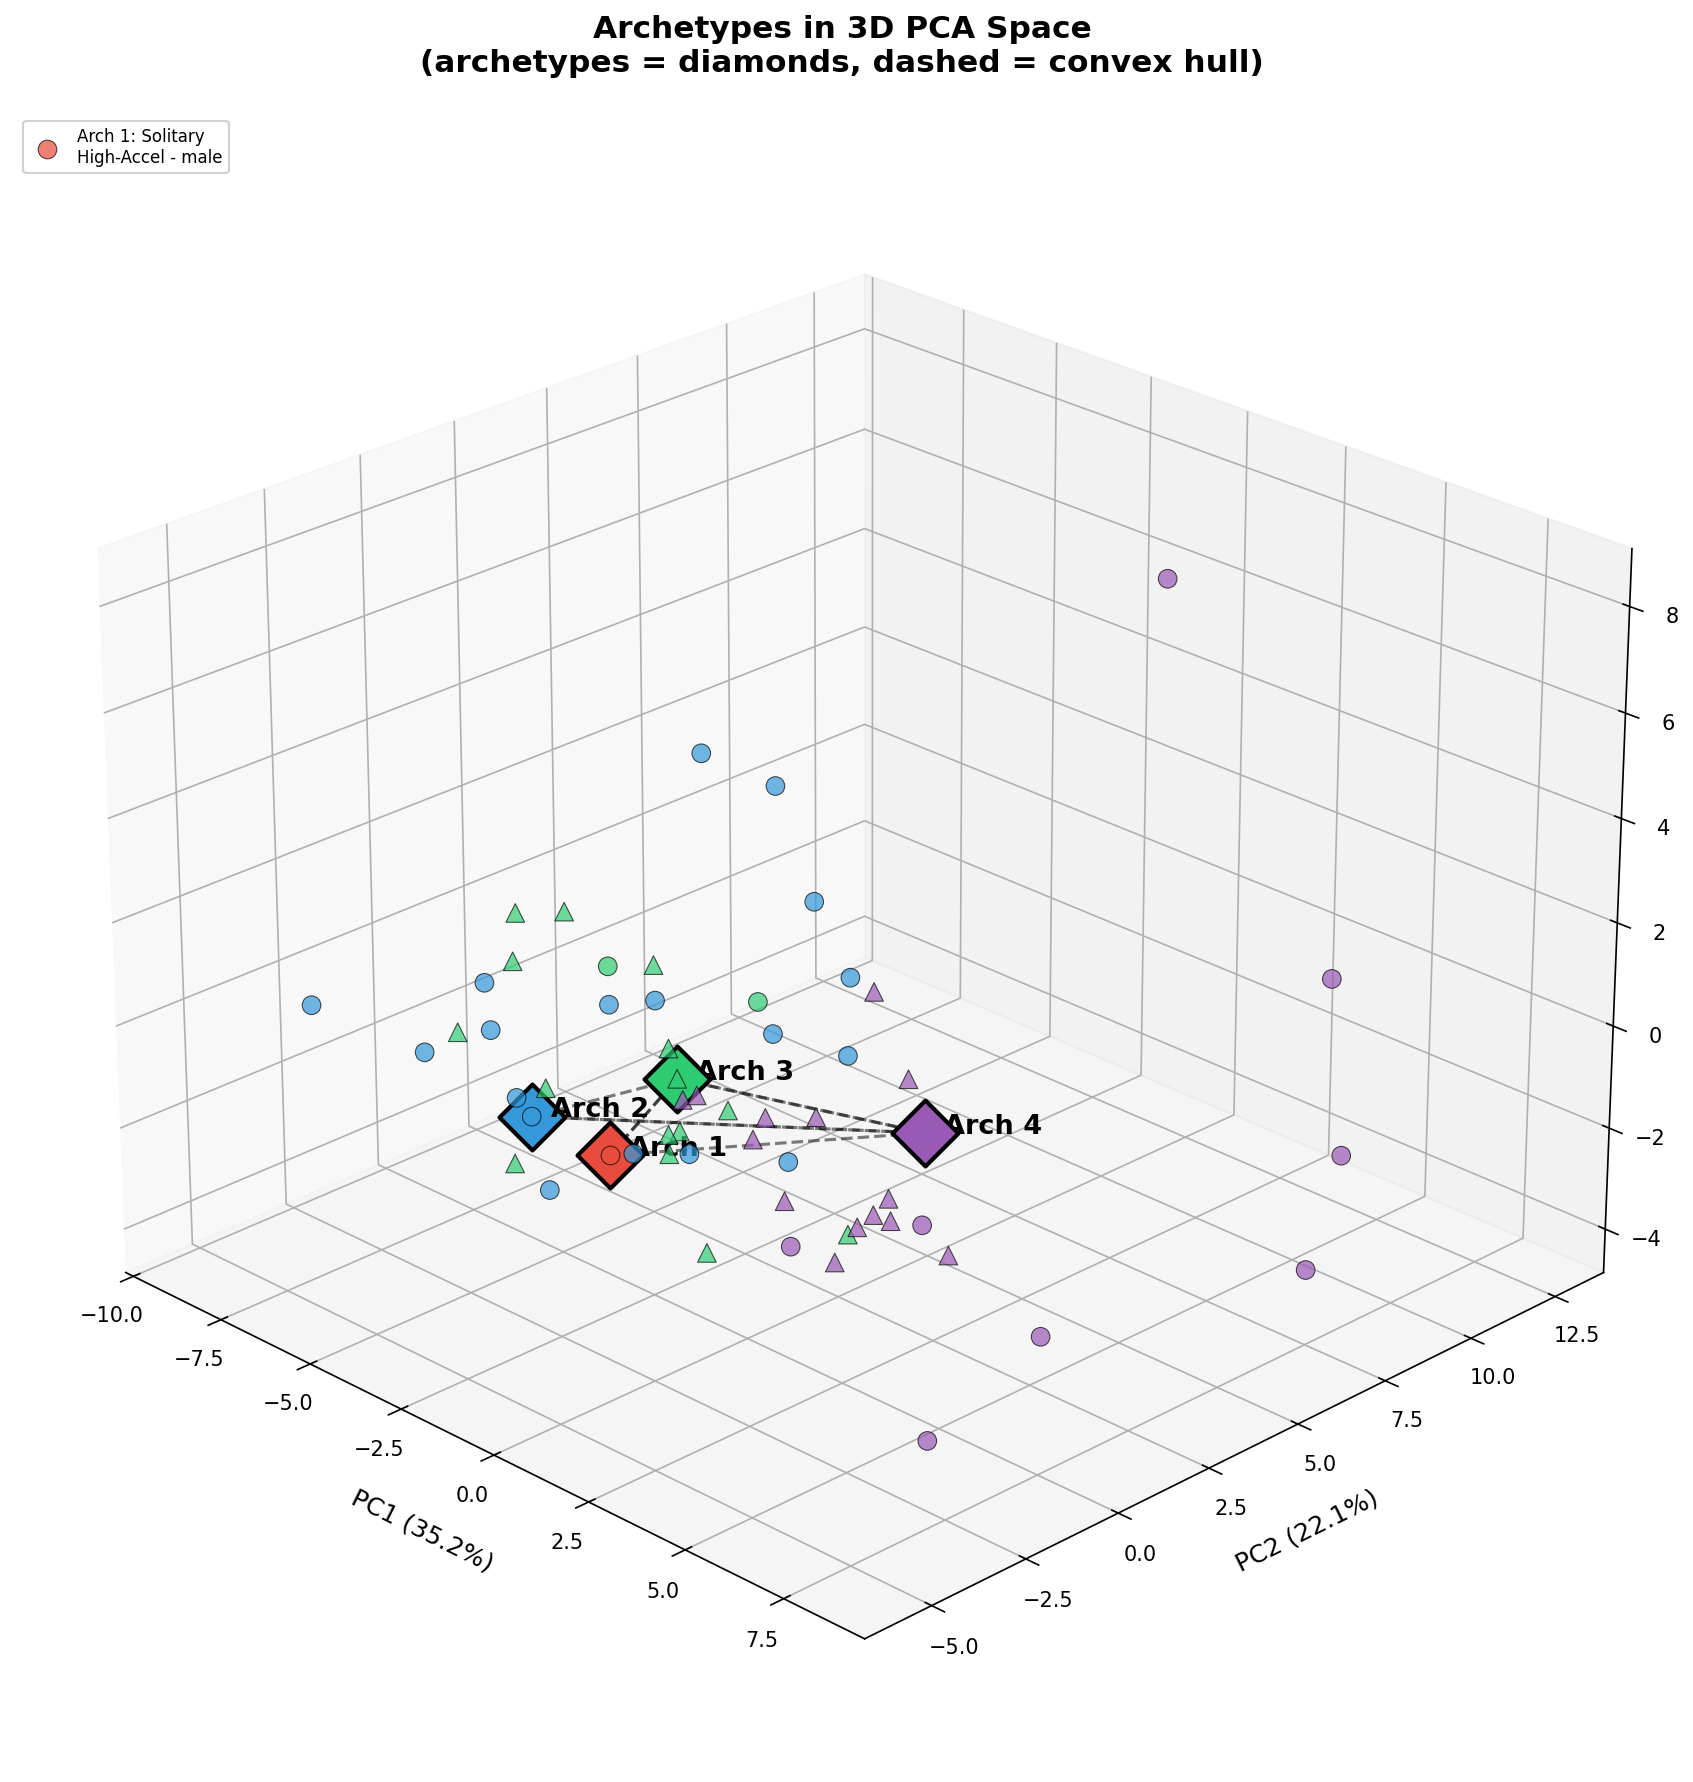

Write Python code to recreate this figure.
import pandas as pd
import numpy as np
import matplotlib
matplotlib.use('Agg')
import matplotlib.pyplot as plt
from sklearn.preprocessing import StandardScaler
from sklearn.decomposition import PCA
from scipy.optimize import minimize
from mpl_toolkits.mplot3d import Axes3D
import warnings
warnings.filterwarnings('ignore')

def _solve_convex_coeff(A, b):
    n = A.shape[1]
    x0 = np.ones(n) / n
    def loss(x):
        return np.sum((A @ x - b) ** 2)
    constraints = [{'type': 'eq', 'fun': lambda x: np.sum(x) - 1}]
    bounds = [(0, 1)] * n
    res = minimize(loss, x0, method='SLSQP', bounds=bounds,
                   constraints=constraints, options={'maxiter': 500, 'ftol': 1e-12})
    return res.x

def archetypal_analysis(X, k, max_iter=200, tol=1e-6):
    np.random.seed(42)
    n, m = X.shape
    idx = np.random.choice(n, k, replace=False)
    Z = X[idx].copy()
    for iteration in range(max_iter):
        Z_old = Z.copy()
        S = np.zeros((n, k))
        for i in range(n):
            S[i] = _solve_convex_coeff(Z.T, X[i])
        C = np.zeros((k, n))
        for j in range(k):
            C[j] = _solve_convex_coeff(X.T, Z[j])
        Z = C @ X
        diff = np.linalg.norm(Z - Z_old) / max(1e-8, np.linalg.norm(Z_old))
        if diff < tol:
            break
    return Z, S

df = pd.read_csv('Data_behaviour_per_day.csv')
feature_cols = df.columns[7:]
X = df[feature_cols].values

scaler = StandardScaler()
X_scaled = scaler.fit_transform(X)

k = 4
Z_scaled, S = archetypal_analysis(X_scaled, k)

pca = PCA(n_components=3)
X_pca3 = pca.fit_transform(X_scaled)
Z_pca3 = pca.transform(Z_scaled)

var = pca.explained_variance_ratio_ * 100

dominant = np.argmax(S, axis=1)
arch_colors = ['#e74c3c', '#3498db', '#2ecc71', '#9b59b6']
arch_labels = ['Arch 1: Solitary\nHigh-Accel', 'Arch 2: Hiding/\nInactive',
               'Arch 3: Social\nExplorer', 'Arch 4: Social\nContact']

fig = plt.figure(figsize=(14, 12))
ax = fig.add_subplot(111, projection='3d')

for i in range(k):
    mask = dominant == i
    for sex, marker, label in [('male', 'o', 'male'), ('female', '^', 'female')]:
        m = mask & (df['sex'] == sex)
        if m.sum() == 0:
            continue
        ax.scatter(X_pca3[m, 0], X_pca3[m, 1], X_pca3[m, 2],
                   c=[arch_colors[i]], marker=marker, s=80, alpha=0.7,
                   edgecolors='black', linewidth=0.5, label=f'{arch_labels[i]} - {label}' if i == 0 else '')

# Plot archetypes as large labeled spheres
for i in range(k):
    ax.scatter(Z_pca3[i, 0], Z_pca3[i, 1], Z_pca3[i, 2],
               c=[arch_colors[i]], marker='D', s=500, edgecolors='black', linewidth=2, zorder=10)
    ax.text(Z_pca3[i, 0], Z_pca3[i, 1], Z_pca3[i, 2],
            f'  Arch {i+1}', fontsize=13, fontweight='bold', color='black')

# Draw convex hull edges between archetypes
from scipy.spatial import ConvexHull
hull = ConvexHull(Z_pca3)
for simplex in hull.simplices:
    pts = Z_pca3[simplex]
    ax.plot(pts[:, 0], pts[:, 1], pts[:, 2], 'k--', linewidth=1.5, alpha=0.5)

ax.set_xlabel(f'PC1 ({var[0]:.1f}%)', fontsize=12, labelpad=10)
ax.set_ylabel(f'PC2 ({var[1]:.1f}%)', fontsize=12, labelpad=10)
ax.set_zlabel(f'PC3 ({var[2]:.1f}%)', fontsize=12, labelpad=10)
ax.set_title('Archetypes in 3D PCA Space\n(archetypes = diamonds, dashed = convex hull)',
             fontsize=15, fontweight='bold', pad=20)
ax.legend(loc='upper left', fontsize=8, framealpha=0.9)
ax.view_init(elev=25, azim=-45)
plt.tight_layout()
plt.savefig('archetypes_3d.png', dpi=150, bbox_inches='tight')
plt.close()

# Second view: different angle
fig = plt.figure(figsize=(14, 12))
ax = fig.add_subplot(111, projection='3d')

for i in range(k):
    mask = dominant == i
    for sex, marker in [('male', 'o'), ('female', '^')]:
        m = mask & (df['sex'] == sex)
        if m.sum() == 0:
            continue
        ax.scatter(X_pca3[m, 0], X_pca3[m, 1], X_pca3[m, 2],
                   c=[arch_colors[i]], marker=marker, s=80, alpha=0.7,
                   edgecolors='black', linewidth=0.5)

for i in range(k):
    ax.scatter(Z_pca3[i, 0], Z_pca3[i, 1], Z_pca3[i, 2],
               c=[arch_colors[i]], marker='D', s=500, edgecolors='black', linewidth=2, zorder=10)
    ax.text(Z_pca3[i, 0], Z_pca3[i, 1], Z_pca3[i, 2],
            f'  Arch {i+1}', fontsize=13, fontweight='bold', color='black')

for simplex in hull.simplices:
    pts = Z_pca3[simplex]
    ax.plot(pts[:, 0], pts[:, 1], pts[:, 2], 'k--', linewidth=1.5, alpha=0.5)

ax.set_xlabel(f'PC1 ({var[0]:.1f}%)', fontsize=12, labelpad=10)
ax.set_ylabel(f'PC2 ({var[1]:.1f}%)', fontsize=12, labelpad=10)
ax.set_zlabel(f'PC3 ({var[2]:.1f}%)', fontsize=12, labelpad=10)
ax.set_title('Archetypes in 3D PCA Space (alternate view)',
             fontsize=15, fontweight='bold', pad=20)
ax.view_init(elev=15, azim=135)
plt.tight_layout()
plt.savefig('archetypes_3d_alt.png', dpi=150, bbox_inches='tight')
plt.close()

print("Saved: archetypes_3d.png")
print("Saved: archetypes_3d_alt.png")
